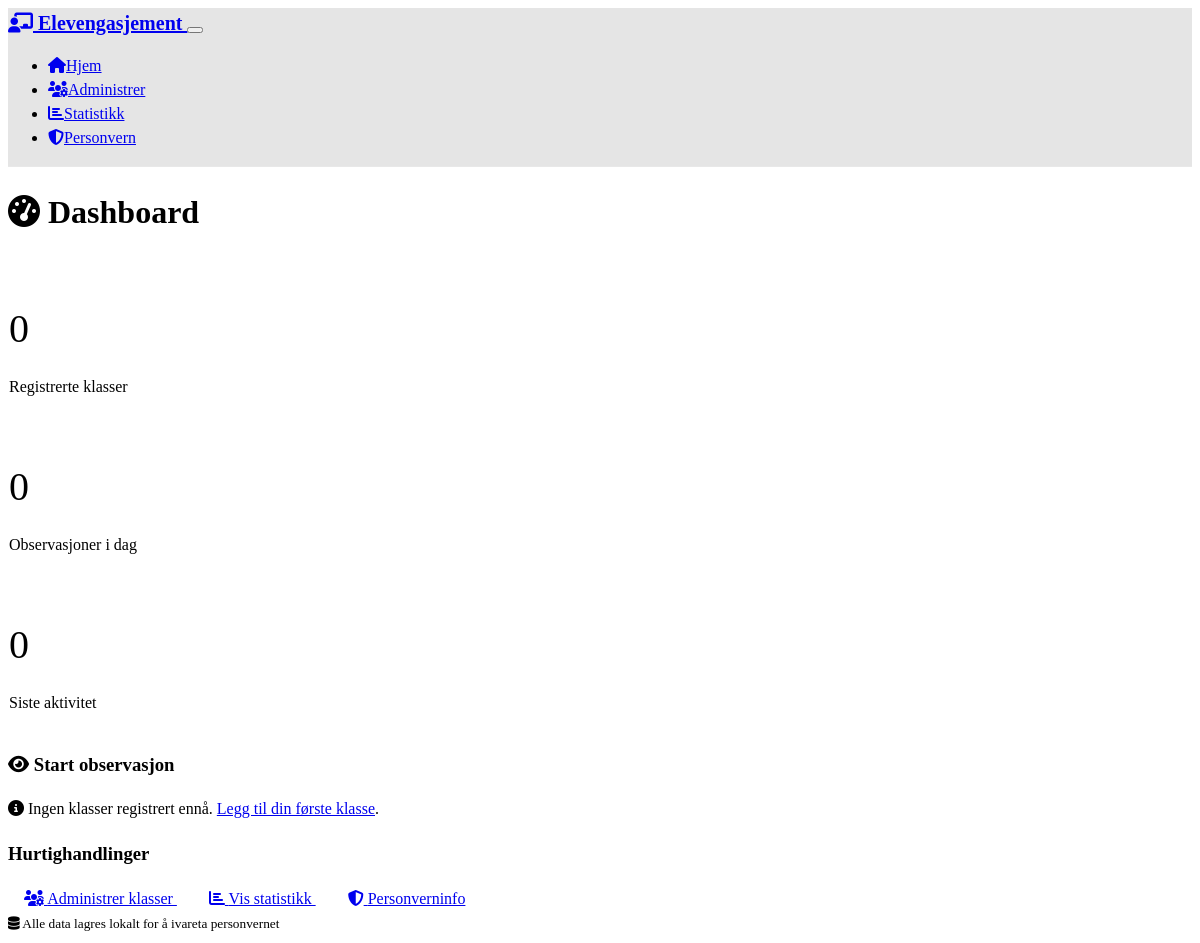
Before: / with the older database file.
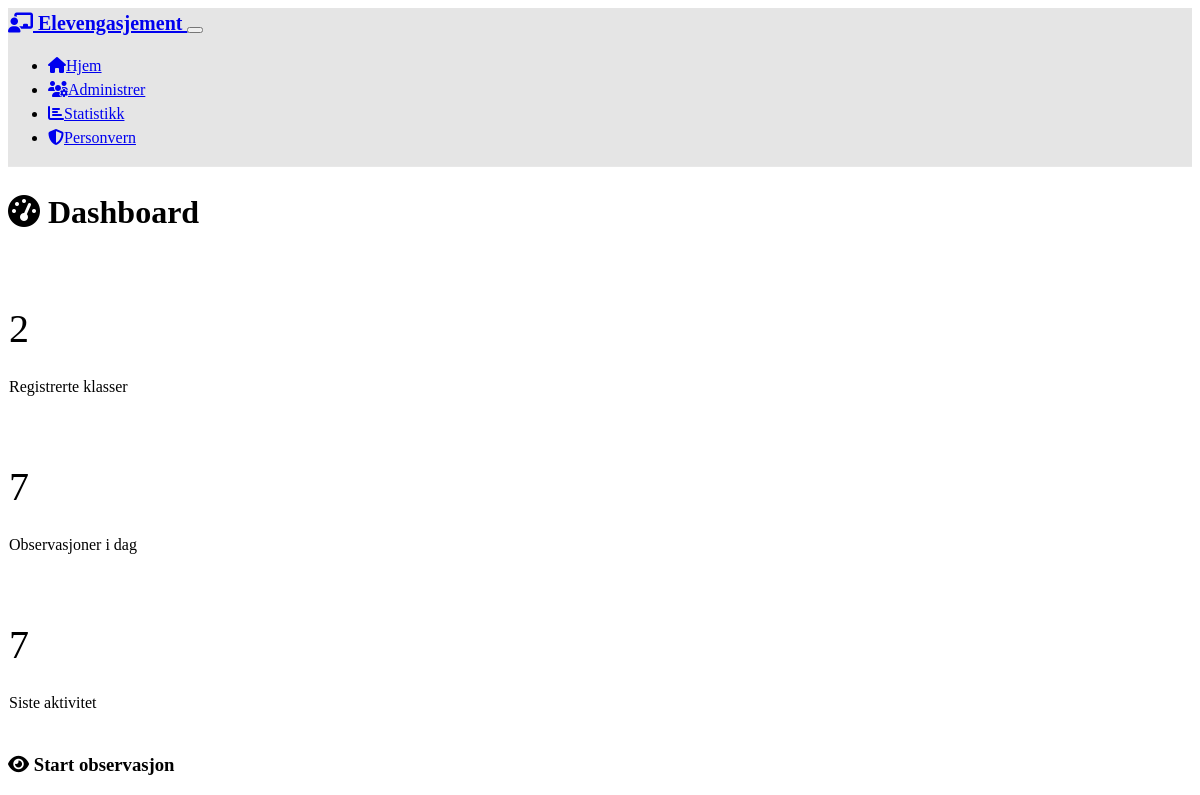
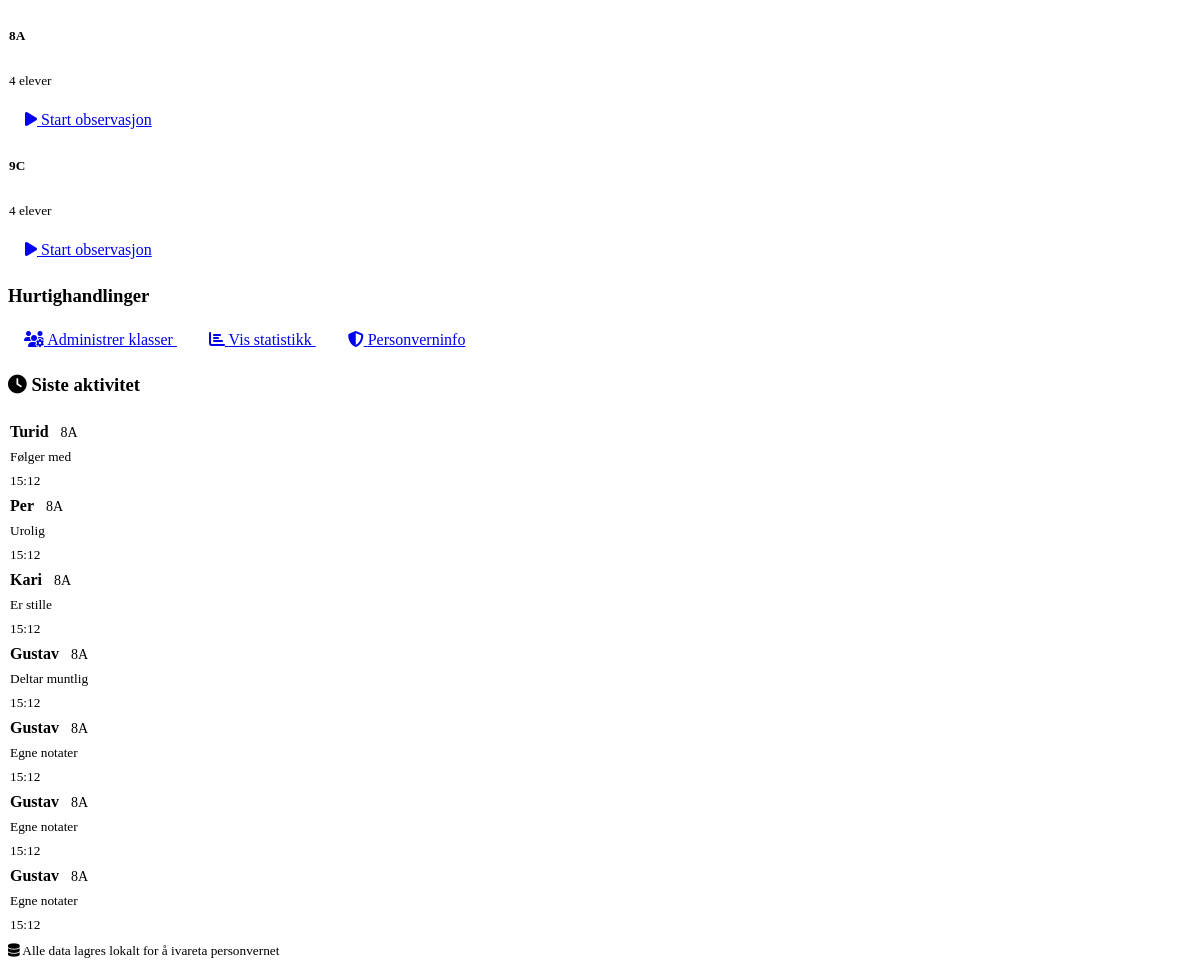
After: the same page with the newer database file (2 pictures, top to bottom).
### models.py (models this page shows, shortened)
class Class(db.Model):
    id = db.Column(db.Integer, primary_key=True)
    name = db.Column(db.String(50), unique=True, nullable=False)
    created_at = db.Column(db.DateTime, default=datetime.utcnow)
    students = db.relationship('Student', backref='class_ref', lazy=True, cascade='all, delete-orphan')

class Observation(db.Model):
    id = db.Column(db.Integer, primary_key=True)
    student_id = db.Column(db.Integer, db.ForeignKey('student.id'), nullable=False)
    observation_type = db.Column(db.String(50), nullable=False)
    notes = db.Column(db.Text, nullable=True)  # For custom notes
    timestamp = db.Column(db.DateTime, default=datetime.utcnow)
    @property
    def observation_display(self):
        display_map = {
            'deltar_muntlig': 'Deltar muntlig',
            'folger_med': 'Følger med',
            'er_stille': 'Er stille',
            'urolig': 'Urolig',
            'bortforklaring': 'Bortforklaring/avledning',
            'egne_notater': 'Egne notater'
        }
        return display_map.get(self.observation_type, self.observation_type)

class Student(db.Model):
    id = db.Column(db.Integer, primary_key=True)
    name = db.Column(db.String(100), nullable=False)
    class_id = db.Column(db.Integer, db.ForeignKey('class.id'), nullable=False)
    created_at = db.Column(db.DateTime, default=datetime.utcnow)
    observations = db.relationship('Observation', backref='student', lazy=True, cascade='all, delete-orphan')

### app.py (the view)
@app.route('/')
def index():
    classes = Class.query.all()
    recent_observations = Observation.query.order_by(Observation.timestamp.desc()).limit(10).all()
    today_count = Observation.query.filter(
        func.date(Observation.timestamp) == date.today()
    ).count()
    return render_template('index.html',
                         classes=classes,
                         recent_observations=recent_observations,
                         today_count=today_count)

### templates/index.html (shortened to what this page needs)
{% extends "base.html" %}
{% block content %}
<div class="row">
    <div class="col-12">
        <h1 class="mb-4">
            <i class="fas fa-tachometer-alt me-2"></i>
            Dashboard
        </h1>
    </div>
</div>
<div class="row mb-4">
    <div class="col-md-4">
        <div class="card">
            <div class="card-body text-center">
                <h3 class="text-primary">{{ classes|length }}</h3>
                <p class="card-text">Registrerte klasser</p>
            </div>
        </div>
    </div>
    <div class="col-md-4">
        <div class="card">
            <div class="card-body text-center">
                <h3 class="text-success">{{ today_count }}</h3>
                <p class="card-text">Observasjoner i dag</p>
            </div>
        </div>
    </div>
    <div class="col-md-4">
        <div class="card">
            <div class="card-body text-center">
                <h3 class="text-info">{{ recent_observations|length }}</h3>
                <p class="card-text">Siste aktivitet</p>
            </div>
        </div>
    </div>
</div>
<div class="row mb-4">
    <div class="col-12">
        <h3>
            <i class="fas fa-eye me-2"></i>
            Start observasjon
        </h3>
        {% if classes %}
            <div class="row">
                {% for class in classes %}
                    <div class="col-md-6 col-lg-4 mb-3">
                        <div class="card">
                            <div class="card-body">
                                <h5 class="card-title">{{ class.name }}</h5>
                                <p class="card-text">
                                    <small class="text-muted">
                                        {{ class.students|length }} elever
                                    </small>
                                </p>
                                <a href="{{ url_for('observe_class', class_id=class.id) }}"
                                   class="btn btn-primary btn-sm">
                                    <i class="fas fa-play me-1"></i>
                                    Start observasjon
                                </a>
                            </div>
                        </div>
                    </div>
                {% endfor %}
            </div>
        {% else %}
            <div class="alert alert-info">
                <i class="fas fa-info-circle me-2"></i>
                Ingen klasser registrert ennå.
                <a href="{{ url_for('manage_classes') }}" class="alert-link">Legg til din første klasse</a>.
            </div>
        {% endif %}
    </div>
</div>
<div class="row mt-4">
    <div class="col-12">
        <h3>Hurtighandlinger</h3>
        <div class="d-grid gap-2 d-md-block">
            <a href="{{ url_for('manage_classes') }}" class="btn btn-outline-primary">
                <i class="fas fa-users-cog me-1"></i>
                Administrer klasser
            </a>
            <a href="{{ url_for('statistics') }}" class="btn btn-outline-info">
                <i class="fas fa-chart-bar me-1"></i>
                Vis statistikk
            </a>
            <a href="{{ url_for('privacy_info') }}" class="btn btn-outline-secondary">
                <i class="fas fa-shield-alt me-1"></i>
                Personverninfo
            </a>
        </div>
    </div>
</div>
{% if recent_observations %}
<div class="row">
    <div class="col-12">
        <h3>
            <i class="fas fa-clock me-2"></i>
            Siste aktivitet
        </h3>
        <div class="card">
            <div class="card-body">
                <div class="list-group list-group-flush">
                    {% for obs in recent_observations %}
                        <div class="list-group-item d-flex justify-content-between align-items-center">
                            <div>
                                <strong>{{ obs.student.name }}</strong>
                                <span class="badge bg-secondary ms-2">{{ obs.student.class_ref.name }}</span>
                                <br>
                                <small class="text-muted">{{ obs.observation_display }}</small>
                            </div>
                            <small class="text-muted">
                                {{ obs.timestamp.strftime('%H:%M') }}
                            </small>
                        </div>
                    {% endfor %}
                </div>
            </div>
        </div>
    </div>
</div>
{% endif %}
{% endblock %}

### templates/base.html (shortened to what this page needs)
<!DOCTYPE html>
<html lang="no" data-bs-theme="dark">
<head>
    <link href="https://cdn.replit.com/agent/bootstrap-agent-dark-theme.min.css" rel="stylesheet">
    <link rel="stylesheet" href="https://cdnjs.cloudflare.com/ajax/libs/font-awesome/6.4.0/css/all.min.css">
    <link rel="stylesheet" href="{{ url_for('static', filename='style.css') }}">
</head>
<body>
    <nav class="navbar navbar-expand-lg navbar-dark">
        <div class="container">
            <a class="navbar-brand" href="{{ url_for('index') }}">
                <i class="fas fa-chalkboard-teacher me-2"></i>
                Elevengasjement
            </a>
            <button class="navbar-toggler" type="button" data-bs-toggle="collapse" data-bs-target="#navbarNav">
            </button>
            <div class="collapse navbar-collapse" id="navbarNav">
                <ul class="navbar-nav ms-auto">
                    <li class="nav-item">
                        <a class="nav-link" href="{{ url_for('index') }}">
                            <i class="fas fa-home me-1"></i>Hjem
                        </a>
                    </li>
                    <li class="nav-item">
                        <a class="nav-link" href="{{ url_for('manage_classes') }}">
                            <i class="fas fa-users-cog me-1"></i>Administrer
                        </a>
                    </li>
                    <li class="nav-item">
                        <a class="nav-link" href="{{ url_for('statistics') }}">
                            <i class="fas fa-chart-bar me-1"></i>Statistikk
                        </a>
                    </li>
                    <li class="nav-item">
                        <a class="nav-link" href="{{ url_for('privacy_info') }}">
                            <i class="fas fa-shield-alt me-1"></i>Personvern
                        </a>
                    </li>
                </ul>
            </div>
        </div>
    </nav>
    <main class="container mt-4">
        {% block content %}{% endblock %}
    </main>
    <footer class="mt-5 py-4 text-center text-muted">
        <div class="container">
            <small>
                <i class="fas fa-database me-1"></i>
                Alle data lagres lokalt for å ivareta personvernet
            </small>
        </div>
    </footer>
</body>
</html>

### static/style.css (style rules this page uses)
:root { --primary-color: hsl(210, 100%, 50%); --success-color: hsl(120, 60%, 50%); --info-color: hsl(195, 100%, 50%); --warning-color: hsl(45, 100%, 50%); --danger-color: hsl(0, 100%, 50%); --secondary-color: hsl(210, 10%, 50%); }
body { font-size: 16px; line-height: 1.5; }
.btn { min-height: 48px; padding: 12px 16px; }
.badge { font-size: 0.875em; padding: 6px 8px; }
.card-body h3 { font-size: 2.5rem; font-weight: 300; margin-bottom: 0.5rem; }
.navbar { background-color: rgba(0, 0, 0, 0.1) !important; backdrop-filter: blur(10px); border-bottom: 1px solid rgba(255, 255, 255, 0.1); }
.navbar-brand { font-weight: 600; font-size: 1.25rem; }
.card { border: 1px solid rgba(255, 255, 255, 0.1); border-radius: 12px; background-color: rgba(255, 255, 255, 0.05); }
.list-group-item { background-color: rgba(255, 255, 255, 0.05); border: 1px solid rgba(255, 255, 255, 0.1); }

Changed rows visible on the page:
added Class: name "8A", students|length "4"
added Class: name "9C", students|length "4"
added Observation: student.name "Turid", student.class_ref.name "8A", observation_display "Følger med", timestamp "15:12"
added Observation: student.name "Per", student.class_ref.name "8A", observation_display "Urolig", timestamp "15:12"
added Observation: student.name "Kari", student.class_ref.name "8A", observation_display "Er stille", timestamp "15:12"
added Observation: student.name "Gustav", student.class_ref.name "8A", observation_display "Deltar muntlig", timestamp "15:12"
added Observation: student.name "Gustav", student.class_ref.name "8A", observation_display "Egne notater", timestamp "15:12"
added Observation: student.name "Gustav", student.class_ref.name "8A", observation_display "Egne notater", timestamp "15:12"
added Observation: student.name "Gustav", student.class_ref.name "8A", observation_display "Egne notater", timestamp "15:12"
Other visible differences:
{{ classes|length }}: "0" → "2"
{{ today_count }}: "0" → "7"
{{ recent_observations|length }}: "0" → "7"
text no longer shown: "Ingen klasser registrert ennå. Legg til din første klasse ."
text now shown: "Siste aktivitet"
